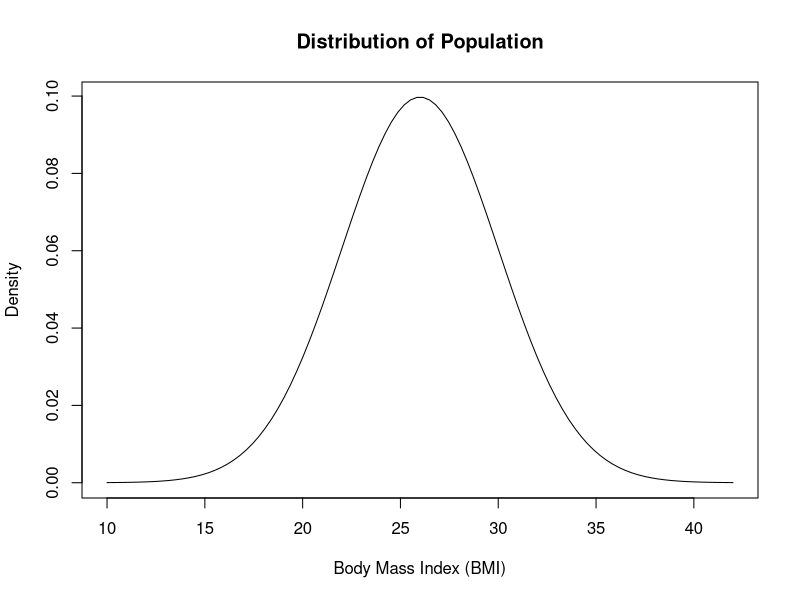
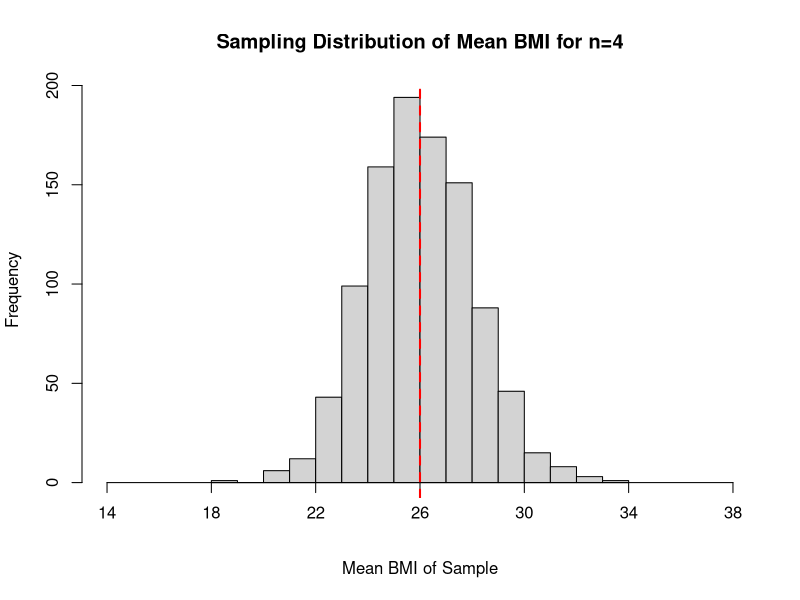
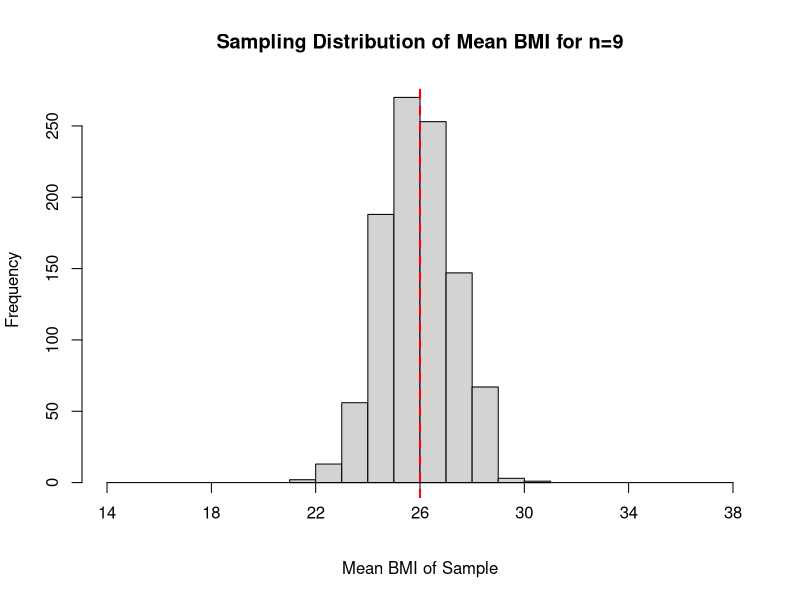
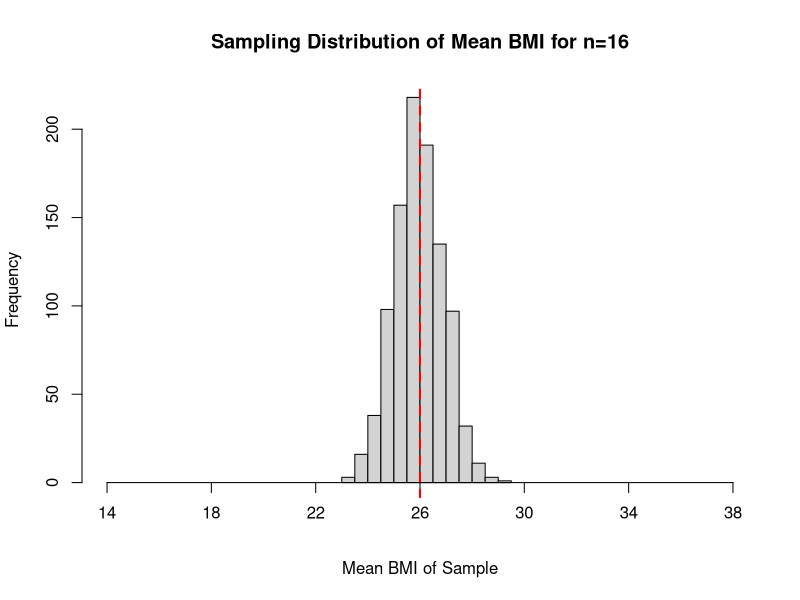
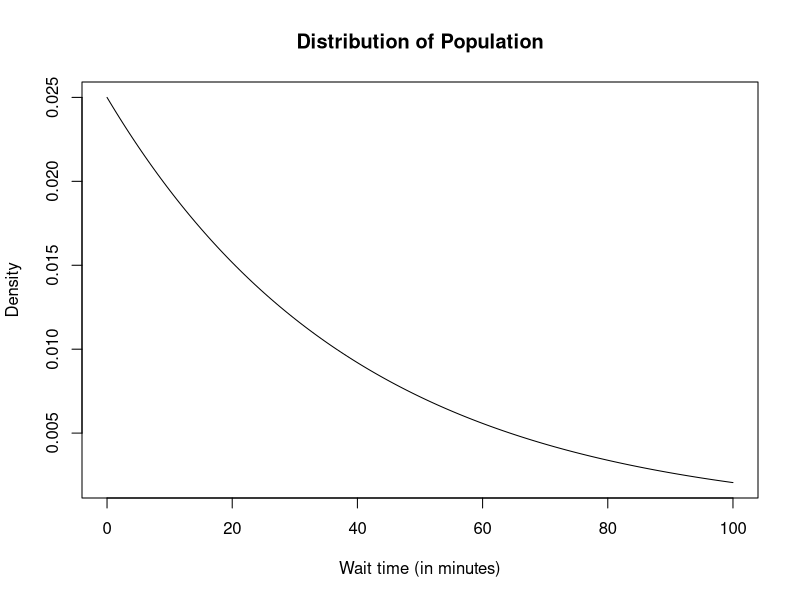
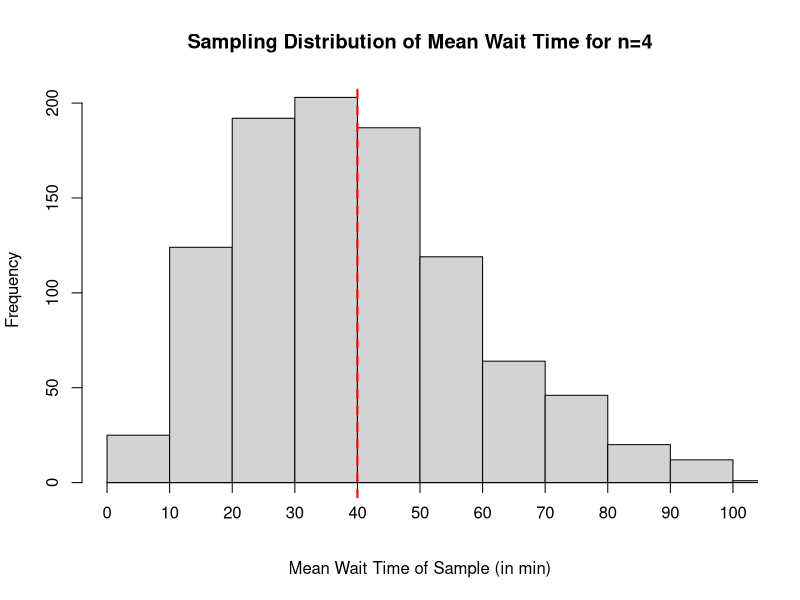
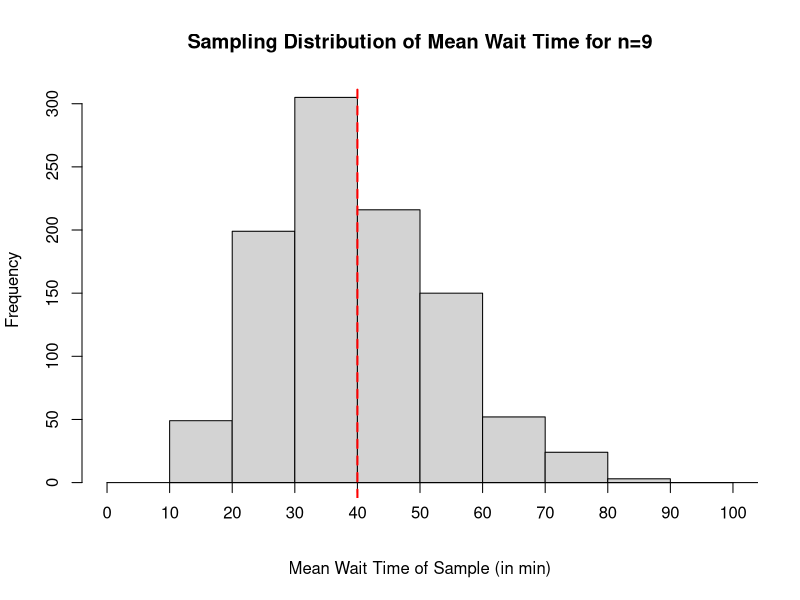
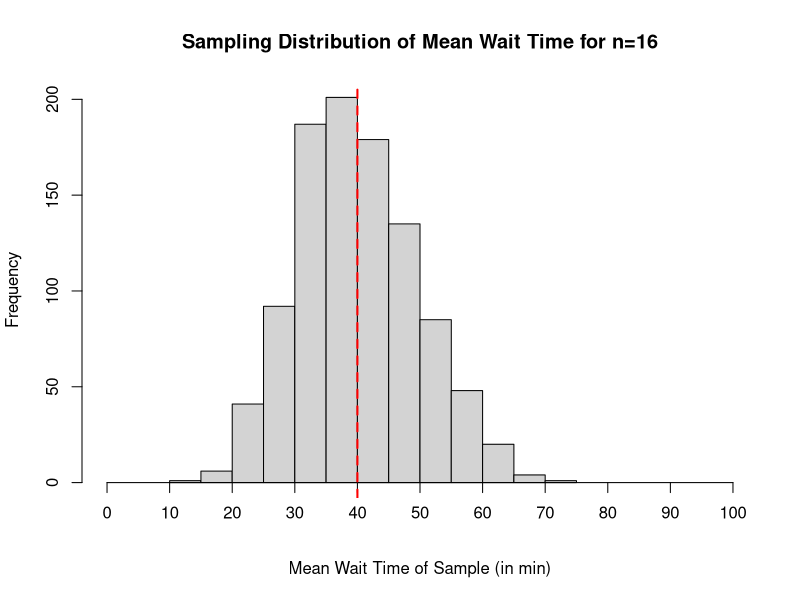

Recreate these plots in R, in order.
## ---- chunk 1
# load possible BMI's going +/- 4 standard deviations from mean.
bmi <- seq(26-4*4, 26+4*4, length=100)

# Compute the value of f(x) at each bmi value if we assume
# BMI is normally distribution with mean 26 and standard dev 4
pdf.bmi <- dnorm(bmi, 26, 4)

# Plot bmi on x-axis and the value of pdf, f(x) on y-axis.
plot(bmi, pdf.bmi, 
     type="l", lty=1,         # type="l" draws line lty=1 is solid line
     xlab="Body Mass Index (BMI)",
  ylab="Density", main="Distribution of Population")
## ---- chunk 2
# creates an empty vector to store results
n4.bmi.bar <- numeric(1000) 

# A for loop that generates 1000 random samples 
# Each size n=4, and calculates the sample mean.
for (i in 1:1000)
{
  n4.bmi.sample <- rnorm(4, 26, 4) #Randomly picks 4 values from N(26,4)
  n4.bmi.bar[i] <- mean(n4.bmi.sample)
}

# Plot the sampling distribution
hist(n4.bmi.bar, xlim = c(14, 38), 
     xlab = "Mean BMI of Sample",
     main = "Sampling Distribution of Mean BMI for n=4",
     xaxt='n')
axis(1, at=seq(14, 38, 4), pos=0)
abline(v = 26, col = "red", lwd = 2, lty = 2)
## ---- chunk 3
mean(n4.bmi.bar)
sd(n4.bmi.bar)
## ---- chunk 4
# creates an empty vector to store results
n9.bmi.bar <- numeric(1000) 

# A for loop that generates 1000 random samples 
# Each size n=9, and calculates the sample mean.
for (i in 1:1000)
{
  n9.bmi.sample <- rnorm(9, 26, 4) #Randomly picks 9 values from N(26,4)
  n9.bmi.bar[i] <- mean(n9.bmi.sample)
}

# Plot the sampling distribution
hist(n9.bmi.bar, xlim = c(14, 38), 
     xlab = "Mean BMI of Sample",
     main = "Sampling Distribution of Mean BMI for n=9",
     xaxt='n')
axis(1, at=seq(14, 38, 4), pos=0)
abline(v = 26, col = "red", lwd = 2, lty = 2)
## ---- chunk 5
mean(n9.bmi.bar)
sd(n9.bmi.bar)
## ---- chunk 6
# creates an empty vector to store results
n16.bmi.bar <- numeric(1000) 

# A for loop that generates 1000 random samples 
# Each size n=16, and calculates the sample mean.
for (i in 1:1000)
{
  n16.bmi.sample <- rnorm(16, 26, 4) #Randomly picks 16 values from N(26,4)
  n16.bmi.bar[i] <- mean(n16.bmi.sample)
}

# Plot the sampling distribution
hist(n16.bmi.bar, xlim = c(14, 38), 
     xlab = "Mean BMI of Sample",
     main = "Sampling Distribution of Mean BMI for n=16",
     xaxt='n')
axis(1, at=seq(14, 38, 4), pos=0)
abline(v = 26, col = "red", lwd = 2, lty = 2)
## ---- chunk 7
mean(n16.bmi.bar)
sd(n16.bmi.bar)
## ---- chunk 8
# load possible wait times.
wait.time <- seq(0, 100, length=200)

# Compute the value of f(x) of each wait time x if we assume
# the times are exponentially distributed with mean 40 min.
pdf.wait.time <- dexp(wait.time, 1/40)

# Plot bmi on x-axis and the value of pdf, f(x) on y-axis.
plot(wait.time, pdf.wait.time, 
     type="l", lty=1,         # type="l" draws line lty=1 is solid line
     xlab="Wait time (in minutes)",
  ylab="Density", main="Distribution of Population")
## ---- chunk 9
# creates an empty vector to store results
n4.wait.bar <- numeric(1000) 

# A for loop that generates 1000 random samples 
# Each size n=4, and calculates the sample mean.
for (i in 1:1000)
{
  n4.wait.sample <- rexp(4, 1/40) #Randomly picks 4 values from Exp(1/40)
  n4.wait.bar[i] <- mean(n4.wait.sample)
}

# Plot the sampling distribution
hist(n4.wait.bar, xlim = c(0, 100), 
     xlab = "Mean Wait Time of Sample (in min)",
     main = "Sampling Distribution of Mean Wait Time for n=4",
     xaxt='n')
axis(1, at=seq(0, 100, 10), pos=0)
abline(v = 40, col = "red", lwd = 2, lty = 2)
## ---- chunk 10
mean(n4.wait.bar)
sd(n4.wait.bar)
## ---- chunk 11
# creates an empty vector to store results
n9.wait.bar <- numeric(1000) 

# A for loop that generates 1000 random samples 
# Each size n=9, and calculates the sample mean.
for (i in 1:1000)
{
  n9.wait.sample <- rexp(9, 1/40) #Randomly picks 9 values from Exp(1/40)
  n9.wait.bar[i] <- mean(n9.wait.sample)
}

# Plot the sampling distribution
hist(n9.wait.bar, xlim = c(0, 100), 
     xlab = "Mean Wait Time of Sample (in min)",
     main = "Sampling Distribution of Mean Wait Time for n=9",
     xaxt='n')
axis(1, at=seq(0, 100, 10), pos=0)
abline(v = 40, col = "red", lwd = 2, lty = 2)
## ---- chunk 12
mean(n9.wait.bar)
sd(n9.wait.bar)
## ---- chunk 13
# creates an empty vector to store results
n16.wait.bar <- numeric(1000) 

# A for loop that generates 1000 random samples 
# Each size n=16, and calculates the sample mean.
for (i in 1:1000)
{
  n16.wait.sample <- rexp(16, 1/40) #Randomly picks 16 values from Exp(1/40)
  n16.wait.bar[i] <- mean(n16.wait.sample)
}

# Plot the sampling distribution
hist(n16.wait.bar, xlim = c(0, 100), 
     xlab = "Mean Wait Time of Sample (in min)",
     main = "Sampling Distribution of Mean Wait Time for n=16",
     xaxt='n')
axis(1, at=seq(0, 100, 10), pos=0)
abline(v = 40, col = "red", lwd = 2, lty = 2)
## ---- chunk 14
mean(n16.wait.bar)
sd(n16.wait.bar)
## ---- chunk 15
mean(quakes$depth)
sd(quakes$depth)
## ---- chunk 16
hist(quakes$depth, 
     xlab = "Depth (in km)",
     main = "Distribution of Population",
     xaxt='n')
axis(1, at=seq(0, 700, 100), pos=0)
abline(v = mean(quakes$depth), col = "red", lwd = 2, lty = 2)
## ---- chunk 17
# creates an empty vector to store results
n4.quake.bar <- numeric(1000) 

# A for loop that generates 1000 random samples 
# Each size n=4, and calculates the sample mean.
for (i in 1:1000)
{
  n4.quake.sample <- sample(quakes$depth, 4, replace=FALSE) #Randomly picks 4 depths
  n4.quake.bar[i] <- mean(n4.quake.sample)
}

# Plot the sampling distribution
hist(n4.quake.bar, xlim = c(0, 700), 
     xlab = "Mean Depth of Sample (in km)",
     main = "Sampling Distribution of Mean Depth for n=4",
     xaxt='n')
axis(1, at=seq(0, 700, 100), pos=0)
abline(v = mean(quakes$depth), col = "red", lwd = 2, lty = 2)
## ---- chunk 18
mean(n4.quake.bar)
sd(n4.quake.bar)
## ---- chunk 19
# creates an empty vector to store results
n9.quake.bar <- numeric(1000) 

# A for loop that generates 1000 random samples 
# Each size n=9, and calculates the sample mean.
for (i in 1:1000)
{
  n9.quake.sample <- sample(quakes$depth, 9, replace=FALSE) #Randomly picks 9 depths
  n9.quake.bar[i] <- mean(n9.quake.sample)
}

# Plot the sampling distribution
hist(n9.quake.bar, xlim = c(0, 700), 
     xlab = "Mean Depth of Sample (in km)",
     main = "Sampling Distribution of Mean Depth for n=9",
     xaxt='n')
axis(1, at=seq(0, 700, 100), pos=0)
abline(v = mean(quakes$depth), col = "red", lwd = 2, lty = 2)
## ---- chunk 20
mean(n9.quake.bar)
sd(n9.quake.bar)
## ---- chunk 21
# creates an empty vector to store results
n16.quake.bar <- numeric(1000) 

# A for loop that generates 1000 random samples 
# Each size n=16, and calculates the sample mean.
for (i in 1:1000)
{
  n16.quake.sample <- sample(quakes$depth, 16, replace=FALSE) #Randomly picks 16 depths
  n16.quake.bar[i] <- mean(n16.quake.sample)
}

# Plot the sampling distribution
hist(n16.quake.bar, xlim = c(0, 700), 
     xlab = "Mean Depth of Sample (in km)",
     main = "Sampling Distribution of Mean Depth for n=16",
     xaxt='n')
axis(1, at=seq(0, 700, 100), pos=0)
abline(v = mean(quakes$depth), col = "red", lwd = 2, lty = 2)
## ---- chunk 22
mean(n16.quake.bar)
sd(n16.quake.bar)
